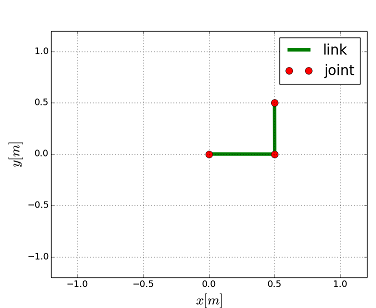

Write the Python code that produced this figure.
# -*- coding: utf-8 -*-
import numpy as np
from numpy import sin,cos
import matplotlib.pyplot as plt


# 並進行列(x軸方向に並進)
def L(l):
    Li = np.matrix((
        ( 1., 0., l),
        ( 0., 1., 0.),
        ( 0., 0., 1.)
    ));
    return Li

# 回転行列(z軸周りに回転)
def Rz(th):
    R = np.matrix((
        (cos(th), -sin(th), 0.),
        (sin(th),  cos(th), 0.),
        (0., 0., 1.)
    ));
    return R

# 座標変換行列の微係数(z軸周り)
def dRz(th):
    dR = np.matrix( (
        (-sin(th),-cos(th),0.),
        ( cos(th),-sin(th),0.),
        (0.,0.,0.)
    ));
    return dR

# グラフの描画
def plot(x, y):
    fn = "Times New Roman"
    # グラフ表示の設定
    fig = plt.figure()
    ax = fig.add_subplot(111, axisbg="w")
    ax.tick_params(labelsize=13)                    # 軸のフォントサイズ
    plt.xlabel("$x [m]$", fontsize=20, fontname=fn)
    plt.ylabel("$y [m]$", fontsize=20, fontname=fn)
    plt.plot(x, y,"-g",lw=5,label="link")           # リンクの描画
    plt.plot(x, y,"or",lw=5, ms=10,label="joint")   # 関節の描画
    plt.xlim(-1.2,1.2)
    plt.ylim(-1.2,1.2)
    plt.grid()
    plt.legend(fontsize=20) # 凡例
    plt.show()

def arm2_ik((x, y), (l1, l2), (th1,th2)):
    X = np.matrix(((np.array(x)),(np.array(y))));
    th1 =  np.radians(th1)  # 仮りの解1
    th2 =  np.radians(th2)  # 仮りの解2
    # 収束計算を50回繰り返す
    for j in range(50):
        # 原点座標(縦ベクトル)
        x = np.array([[0.],[0.],[1.]] );
        P = np.matrix((
            (1.,0.,0.),
            (0.,1.,0.),
            ));
        # 現在の手先位置を求める
        Xg = P*Rz(th1)*L(l1)*Rz(th2)*L(l2)*x;
        # ヤコビ行列を求める
        J1 = dRz(th1)*L(l1)*x;
        J2 = Rz(th1)*L(l1)*dRz(th2)*L(l2)*x;
        JJ = np.c_[J1,J2];                     # 3つの列ベクトルを連結する
        J = P*JJ;                              #ヤコビ行列
        invJ = J.T*np.linalg.inv(J*J.T);       #ヤコビ行列の逆行列
        dx = X-Xg;              #位置の変位量
        th = 0.1*invJ*dx;      #逆運動学の式
        th1 = th1 + th[0,0];
        th2 = th2 + th[1,0];
    return th1, th2

# 順運動学の計算
def arm2_fk((l1,l2), (th1,th2)):
    vec = np.array([[0.],[0.],[1.]] );
    (x1, y1, z1) = Rz(th1)*L(l1)*vec;                # 第1関節の位置
    (x2, y2, z2) = Rz(th1)*L(l1)*Rz(th2)*L(l2)*vec;  # 第2関節の位置
    return x1, y1, x2, y2

# メイン
def main():
    # パラメータ
    L = (0.5, 0.5)  # リンク1, 2の長さ
    X = (0.5, 0.5)  # 手先の目標位置(x,y)
    th = (20, 20)   # 初期関節角度(仮の解)
    # 逆運動学の計算
    th = arm2_ik(X, L, th)
    # 順運動学の計算
    (x1, y1, x2, y2) = arm2_fk(L, th)
    # ロボットアームの描画
    x = (0, x1, x2)
    y = (0, y1, y2)
    plot(x, y)


if __name__ == '__main__':
    main()
